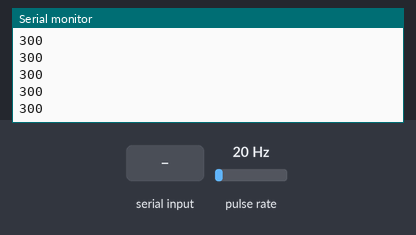
A sketch run on a simulated Arduino Uno, built with avr-gcc and run on an emulated ATmega328P. Shown: the last lines printed to the serial monitor. Wiring (inferred from the names in the program): pulse sensor: data pin 3. The test bench sets the inputs (shaded band); at power-on: pulse rate 20 Hz. No radio packets arrive unless stated.

Above: at 1.2 s.
1.3 s: pulse rate (sensor on pin 3) set to 4 Hz
At 1.76 s:
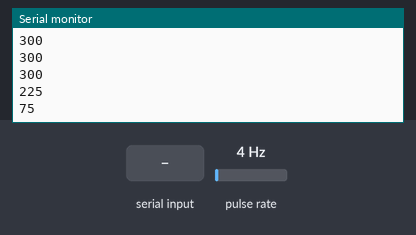
2.8 s: "t" received over Serial
5.8 s: pulse rate (sensor on pin 3) set to 50 Hz
At 6.9 s:
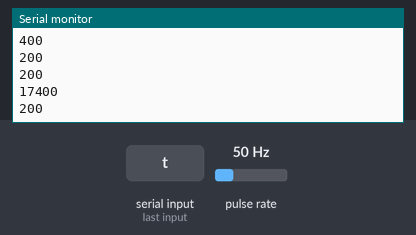
Timing chart, 0 to 8.8 s (numbered marks = the images above; inputs shaded):
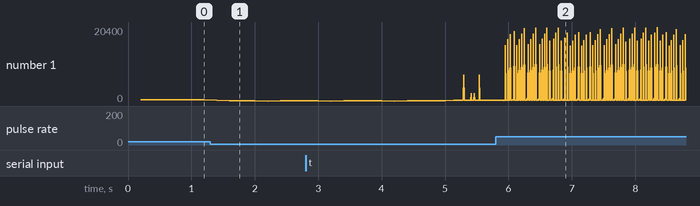

Measured:
- after the input at 1.3 s, the serial monitor: prints a new line after 0.10 s (image 1)
- after the input at 5.8 s, the serial monitor: prints a new line after 0.15 s (image 2)
- plotted number 1: 300 → 75 after the input at 1.3 s, 75 → 400 after the input at 2.8 s

The sketch:

RPM_2.1.ino
```cpp
//variaveis globais
#include <SPI.h>
#include <LoRa.h>
#define SENSOR_RPM_PIN 3
#define SBIT(N) (1<<N)

volatile unsigned int sn = 0;// Armazenar valor de n
volatile byte bc =0; //Sinalização para contar pulsos
volatile unsigned int n = 0; //contagem de pulsos
volatile byte ac =0; // Sinalizado para calculo e impresão de RPM
volatile int t=0;// contar tempo
volatile int RPM=0;
volatile unsigned int tempo=0;
volatile int contagem=0;
volatile char ch;//Comunicação serial

void contarPulso() {
  bc=1;
}

//void confpin(){//configuração de pinos

  //Ativar pull up no pino digital 3
 //MCUCR &= ~SBIT(PUD);
//  DDRD &= ~SBIT(DDD2);
 // PORTD |= SBIT(PORTD2);
  //Configuração de interrupção externa- INT1
  //EICRA ISC1 [1..0]= 10
 // EICRA |= SBIT(ISC01);//definir para borda de descida
  //EIMSK
 // EIMSK |= SBIT(INT0);
 // }
//configuração de timer 1 de 200ms
void confT1(){
  //prrscaler 256x cs1[2...0]=100
  //WGM1[3...0]=0100
  TCCR1A = 0;
  TCCR1B = 0;
  TCCR1B |= SBIT(WGM12) | SBIT(CS12);
  OCR1A = 12499; // para gerar evento de 200ms
  TCNT1 = 0;
  TIMSK1 |= SBIT(OCIE1A); //Habilitando interrupções
}
  //configuração de timer 2 de 100us
void confT2(){
  //  prescaler 8x cs2[2...0]=010
  //WGM2[2...0]=010
  TCCR2A = 0;
  TCCR2B = 0;
  TCCR2A |= SBIT(WGM21);
  TCCR2B |= SBIT(CS21);
  OCR2A = 199; // para gerar evento de 100 us
  TCNT2 = 0;
  TIMSK2 |= SBIT(OCIE2A); //Habilitando interrupções
}
void serialEvent(){
  while(Serial.available()){
    ch=Serial.read();
  }
}

//maquina de estados para tratamento de debouce
enum estado_t {I,F} estado=I;
void maquinadebou(){
  switch(estado){
    case I://estado para contar n
    if(bc){//só conta se bc =1
      n++;//acressenta n em 1
      estado=F;
      }
      break;

    case F:// zera bc
   bc=0;
   estado = I;
    break;
    default:
    estado= I;
    }
  }
 //maquina de estados para calculo de RPM e tempo
 enum state_t {R, T} state=R;
 void maquinaUart(){
  switch(state){
    case R:// estado para calculo do RPM
    RPM = sn*75;//calculo de RPM
    if(ac){
       Serial.println(RPM);//impressão de RPM a cada 200ms
       ac=0;
    }
    state=T;
    break;

    case T:// estado para calculo do tempo
    if(n%2==0){
      tempo=t*100;//calculo de tempo em us
    if(ch=='t'){
        Serial.println(tempo);//impressão de do tempo quando 't' for escrito no monitor serial
    }
    t=0;//zera t
    }
    state=R;
    break;

    default:
    state=R;
  }
 }


//Interrupção timer 1
ISR(TIMER1_COMPA_vect){
  sn = n;//sn armazena valor de n
  n=0;//zerar n
  ac=1;//Sinalizando a Impressão
  contagem++;
  }
//Interrupção timer 2
ISR(TIMER2_COMPA_vect){
  t++;//Contar t
  maquinadebou();//faz com que o n só conte uma vez a cada 100us
  maquinaUart();//Faz calculo e imprime o RPM
}
//Interrupção externa do sensor que acionada a cada borda de descida


void setup() {
  // put your setup code here, to run once:
//confpin();
confT1();
confT2();
Serial.begin(9600);
 while (!Serial);

  Serial.println("LoRa Sender");

  if (!LoRa.begin(433E6)) {
    Serial.println("Starting LoRa failed!");
    while (1);
  }
serialEvent();
pinMode(SENSOR_RPM_PIN, INPUT_PULLUP);
  attachInterrupt(digitalPinToInterrupt(SENSOR_RPM_PIN), contarPulso, FALLING);

}

void loop() {
  Serial.print("Sending packet: ");
  Serial.println(RPM);

  // send packet
  LoRa.beginPacket();
  LoRa.print("RPM:  ");
  LoRa.print(RPM);
  LoRa.endPacket();


  delay(5000);

}
```
